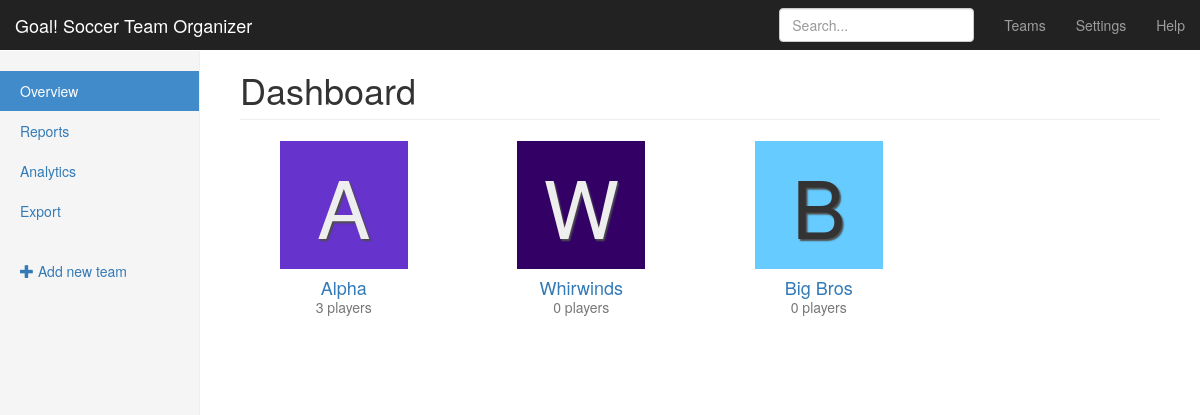
Screenshot of /teams/ with the database file from the repository.
### teams/models.py (models this page shows, shortened)
class Team(models.Model):
    name = models.CharField(max_length=255)
    coach = models.ForeignKey(User, related_name='teams')
    practice_location = models.CharField(max_length=255)

### teams/views.py (the view)
class TeamListView(ListView):
    model = models.Team
    context_object_name = "teams"

### teams/templatetags/team_tags.py (called while the page is built)
@register.inclusion_tag('teams/_team.html')
def team_avatar(team):
    return {'team': team, 'num': random.randint(0, 215)}

### teams/templates/teams/team_list.html
{% extends "teams/_layout.html" %}
{% load static from staticfiles %}
{% load team_tags %}
{% block css %}
<link rel="stylesheet" href="{% static 'css/icons.css' %}">
{% endblock %}
{% block body_content %}
<h1 class="page-header">Dashboard</h1>
<div class="row placeholders">
	{% for team in teams %}
		{% team_avatar team %}
	{% endfor %}
</div>
{% endblock %}

### teams/templates/teams/_team.html
<div class="col-xs-6 col-sm-3 placeholder">
	<a href="{% url 'teams:detail' team.pk %}">
		<i class="avatar avatar-lg avatar-color-{{ num }} avatar-letter-{{ team.name.0|lower }} rounded"></i>
		<h4>{{ team.name }}</h4>
		<span class="text-muted">{{ team.players.count }} player{{ team.players.count|pluralize }}</span>
	</a>
</div>

### assets/css/goal.css (style rules this page uses)
body { padding-top: 50px; }
.main .page-header { margin-top: 0; }
.placeholders { margin-bottom: 30px; text-align: center; }
.placeholders h4 { margin-bottom: 0; }
.placeholder { margin-bottom: 20px; }

### rows the page displays
Team: name "Alpha", players.count "3"
Team: name "Whirwinds", players.count "0"
Team: name "Big Bros", players.count "0"
